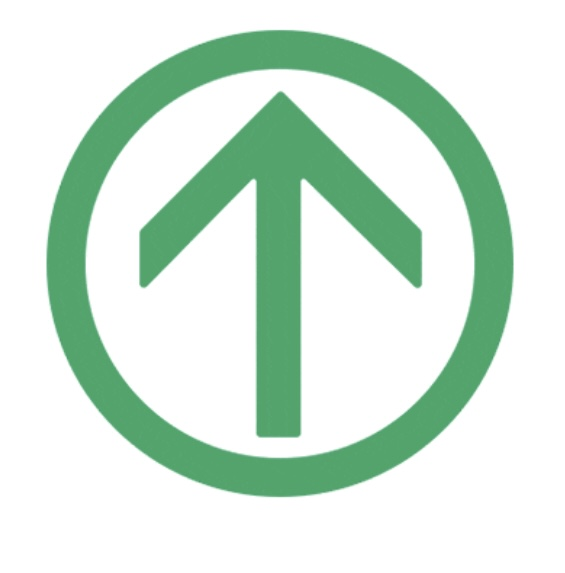
#> input picture Python/src/reference/model2.png, 565 x 573 px
$ python ar_main.py
#> lines starting #> are read from the running program, lines starting #| are printed output that depends on the picture
### Python/src/objloader_simple.py
class OBJ:
    def __init__(self, filename, swapyz=False):
        """Loads a Wavefront OBJ file. """
        self.vertices = []
        self.normals = []
        self.texcoords = []
        self.faces = []
        material = None
        for line in open(filename, "r"):
            if line.startswith('#'): continue
            values = line.split()
            if not values: continue
            if values[0] == 'v':
                v = list(map(float, values[1:4]))
                if swapyz:
                    v = v[0], v[2], v[1]
                self.vertices.append(v)
            elif values[0] == 'vn':
                v = list(map(float, values[1:4]))
                if swapyz:
                    v = v[0], v[2], v[1]
                self.normals.append(v)
            elif values[0] == 'vt':
                self.texcoords.append(list(map(float, values[1:3])))
            # [4 lines of commented-out code are left out]
            elif values[0] == 'f':
                face = []
                texcoords = []
                norms = []
                for v in values[1:]:
                    w = v.split('/')
                    face.append(int(w[0]))
                    if len(w) >= 2 and len(w[1]) > 0:
                        texcoords.append(int(w[1]))
                    else:
                        texcoords.append(0)
                    if len(w) >= 3 and len(w[2]) > 0:
                        norms.append(int(w[2]))
                    else:
                        norms.append(0)
                #self.faces.append((face, norms, texcoords, material))
                self.faces.append((face, norms, texcoords))

### Python/src/ar_main.py


import argparse

import cv2
import numpy as np
import math
import os
from objloader_simple import *

pair = "orb"

reference = 'reference/model2.png'

model_out = 'models/fox.obj'

Colordetection = False
# Minimum number of matches that have to be found
# to consider the recognition valid
MIN_MATCHES = 10

# Max Queue Length
Q_LEN = 10


def main():
    """
    This functions loads the target surface image,
    """
    HomoQueue = []
    last_homo = None
    # matrix of camera parameters (made up but works quite well for me)
    camera_parameters = np.array([[800, 0, 320], [0, 800, 240], [0, 0, 1]])
    # create ORB keypoint detector
    sift = cv2.xfeatures2d.SIFT_create()
    orb = cv2.ORB_create()
    # create BFMatcher object based on hamming distance
    if pair == "sift":
        bf = cv2.BFMatcher(cv2.NORM_L2, crossCheck=True)
    if pair == "orb":
        bf = cv2.BFMatcher(cv2.NORM_HAMMING, crossCheck = True)
    # load the reference surface that will be searched in the video stream
    dir_name = os.getcwd()
    model = cv2.imread(os.path.join(dir_name, reference), 0)
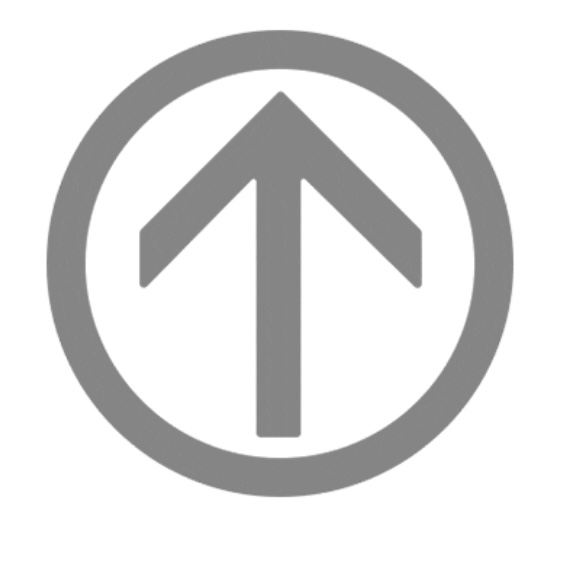
#> model: shape (573, 565); min 126, max 255, mean 224
    # Compute model keypoints and its descriptors
    if pair == "sift":
        kp_model, des_model = sift.detectAndCompute(model, None)
    if pair == "orb":
        kp_model, des_model = orb.detectAndCompute(model, None)
#> kp_model = 82 keypoints; strongest (x, y, size): (415, 281, 92.6), (143, 281, 92.6), (143, 284, 64.3), (416, 279, 111.1)
    # Load 3D model from OBJ file
    obj = OBJ(os.path.join(dir_name, model_out), swapyz=True)
    # init video capture
    cap = cv2.VideoCapture(1)

    while True:
        # read the current frame
        ret, frame = cap.read()
        matches = []
        if not ret:
            print ("Unable to capture video")
            return
        # find and draw the keypoints of the frame
        if Colordetection:
            blur = cv2.GaussianBlur(frame, (7, 7), 0)
            hsv = cv2.cvtColor(blur, cv2.COLOR_BGR2HSV)
            # standard: (35, 43, 46) -> (77, 255, 255)
            low_green = (35, 43, 46)
            high_green = (90, 255, 255)
            clmask = cv2.inRange(hsv, low_green, high_green)
            frame = cv2.add(np.zeros(np.shape(frame), dtype=np.uint8), frame, mask = clmask)
            frame = 255 - frame

        if pair == "sift":
            kp_frame, des_frame = sift.detectAndCompute(frame, None)
        if pair == "orb":
            kp_frame, des_frame = orb.detectAndCompute(frame, None)
        # match frame descriptors with model descriptors

        if kp_frame:

            matches = bf.match(des_model, des_frame)
            # sort them in the order of their distance
            # the lower the distance, the better the match
            matches = sorted(matches, key=lambda x: x.distance)

        # compute Homography if enough matches are found
        if len(matches) > MIN_MATCHES:
            #print(len(matches))
            # differenciate between source points and destination points
            src_pts = np.float32([kp_model[m.queryIdx].pt for m in matches]).reshape(-1, 1, 2)
            dst_pts = np.float32([kp_frame[m.trainIdx].pt for m in matches]).reshape(-1, 1, 2)
            # compute Homography
            homography, mask = cv2.findHomography(src_pts, dst_pts, cv2.RANSAC, 5.0)
            if args.rectangle:
                # Draw a rectangle that marks the found model in the frame
                h, w = model.shape
                pts = np.float32([[0, 0], [0, h - 1], [w - 1, h - 1], [w - 1, 0]]).reshape(-1, 1, 2)
                # project corners into frame
                dst = cv2.perspectiveTransform(pts, homography)
                # connect them with lines
                frame = cv2.polylines(frame, [np.int32(dst)], True, 255, 3, cv2.LINE_AA)
            # if a valid homography matrix was found render cube on model plane

            if homography is not None:
                try:
                    if len(HomoQueue) == Q_LEN:
                        HomoQueue.pop(0)
                    HomoQueue.append(homography)

                    for hm in HomoQueue[0: -1]:
                        homography = homography + hm
                    homography = homography / Q_LEN

                    # obtain 3D projection matrix from homography matrix and camera parameters
                    projection = projection_matrix(camera_parameters, homography)
                    # project cube or model
                    frame = render(frame, obj, projection, model, False)
                    #frame = render(frame, model, projection)

                    print(homography)


                except:
                    pass

            # draw first 10 matches.
            if args.matches:
                frame = cv2.drawMatches(model, kp_model, frame, kp_frame, matches[:10], 0, flags=2)
            # show result
            cv2.imshow('frame', frame)
            if cv2.waitKey(1) & 0xFF == ord('q'):
                break

        else:
            print ("Insufficient matches - %d/%d" % (len(matches), MIN_MATCHES))

    cap.release()
    cv2.destroyAllWindows()
    return 0

# [60 lines left out: functions render, projection_matrix, hex_to_rgb, not called in this run]


# Command line argument parsing

parser = argparse.ArgumentParser(description='Augmented reality application')

parser.add_argument('-r','--rectangle', help = 'draw rectangle delimiting target surface on frame', action = 'store_true')
parser.add_argument('-mk','--model_keypoints', help = 'draw model keypoints', action = 'store_true')
parser.add_argument('-fk','--frame_keypoints', help = 'draw frame keypoints', action = 'store_true')
parser.add_argument('-ma','--matches', help = 'draw matches between keypoints', action = 'store_true')

args = parser.parse_args()

if __name__ == '__main__':
#> (the run stopped early here; a loop or call above may not have finished)
